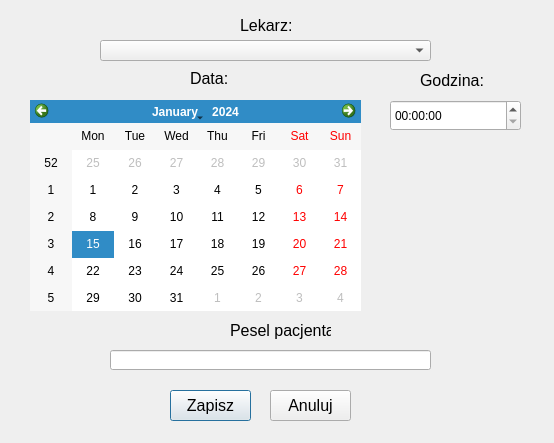
<?xml version="1.0" encoding="UTF-8"?>
<ui version="4.0">
 <class>RegisterVisit</class>
 <widget class="QDialog" name="RegisterVisit">
  <property name="geometry">
   <rect>
    <x>0</x>
    <y>0</y>
    <width>554</width>
    <height>443</height>
   </rect>
  </property>
  <property name="windowTitle">
   <string>Dialog</string>
  </property>
  <widget class="QCalendarWidget" name="calendarWidget">
   <property name="geometry">
    <rect>
     <x>30</x>
     <y>100</y>
     <width>331</width>
     <height>211</height>
    </rect>
   </property>
  </widget>
  <widget class="QLineEdit" name="lineEdit">
   <property name="geometry">
    <rect>
     <x>110</x>
     <y>350</y>
     <width>321</width>
     <height>20</height>
    </rect>
   </property>
  </widget>
  <widget class="QLabel" name="label">
   <property name="geometry">
    <rect>
     <x>240</x>
     <y>10</y>
     <width>51</width>
     <height>31</height>
    </rect>
   </property>
   <property name="font">
    <font>
     <pointsize>12</pointsize>
    </font>
   </property>
   <property name="text">
    <string>Lekarz:</string>
   </property>
  </widget>
  <widget class="QComboBox" name="comboBox">
   <property name="geometry">
    <rect>
     <x>100</x>
     <y>40</y>
     <width>331</width>
     <height>21</height>
    </rect>
   </property>
  </widget>
  <widget class="QLabel" name="label_2">
   <property name="geometry">
    <rect>
     <x>190</x>
     <y>70</y>
     <width>51</width>
     <height>16</height>
    </rect>
   </property>
   <property name="font">
    <font>
     <pointsize>12</pointsize>
    </font>
   </property>
   <property name="text">
    <string>Data:</string>
   </property>
  </widget>
  <widget class="QLabel" name="label_3">
   <property name="geometry">
    <rect>
     <x>230</x>
     <y>320</y>
     <width>101</width>
     <height>21</height>
    </rect>
   </property>
   <property name="font">
    <font>
     <pointsize>12</pointsize>
    </font>
   </property>
   <property name="text">
    <string>Pesel pacjenta</string>
   </property>
  </widget>
  <widget class="QPushButton" name="saveButton">
   <property name="geometry">
    <rect>
     <x>170</x>
     <y>390</y>
     <width>81</width>
     <height>31</height>
    </rect>
   </property>
   <property name="font">
    <font>
     <pointsize>12</pointsize>
    </font>
   </property>
   <property name="text">
    <string>Zapisz</string>
   </property>
  </widget>
  <widget class="QPushButton" name="pushButton_2">
   <property name="geometry">
    <rect>
     <x>270</x>
     <y>390</y>
     <width>81</width>
     <height>31</height>
    </rect>
   </property>
   <property name="font">
    <font>
     <pointsize>12</pointsize>
    </font>
   </property>
   <property name="text">
    <string>Anuluj</string>
   </property>
  </widget>
  <widget class="QTimeEdit" name="timeEdit">
   <property name="geometry">
    <rect>
     <x>390</x>
     <y>100</y>
     <width>131</width>
     <height>31</height>
    </rect>
   </property>
  </widget>
  <widget class="QLabel" name="time_label">
   <property name="geometry">
    <rect>
     <x>420</x>
     <y>70</y>
     <width>101</width>
     <height>20</height>
    </rect>
   </property>
   <property name="font">
    <font>
     <pointsize>12</pointsize>
    </font>
   </property>
   <property name="text">
    <string>Godzina:</string>
   </property>
  </widget>
 </widget>
 <resources/>
 <connections/>
</ui>
